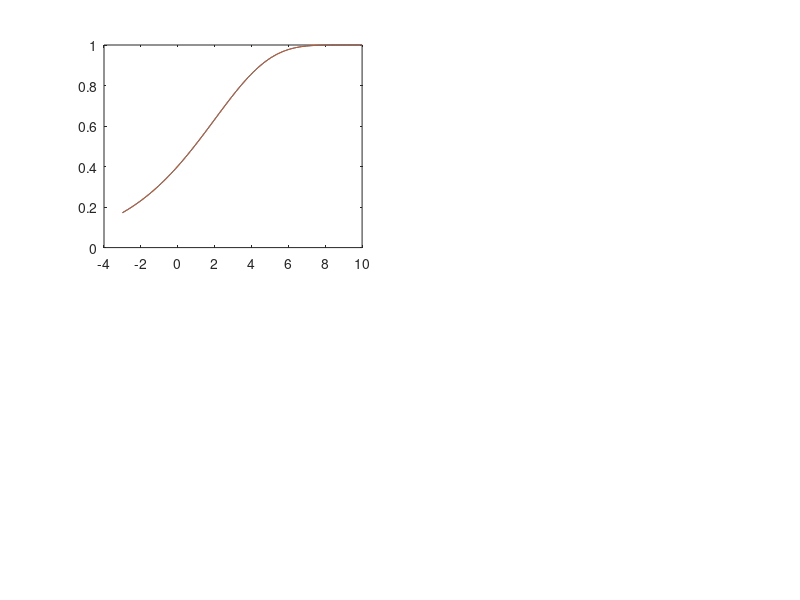

Reproduce this figure in MATLAB. (Note: this script raises an error after producing the figure.)
x = linspace(-3,10)';
mu = 2;
b  = 3;

c = evcdf(x,mu,b);
c(:,2) = 1-exp(-exp((x-mu)/b));

clf
subplot(2,2,1)
plot(x,c)

[mu_,b_] = gumbel_cdf_fit(x,c(:,1))
